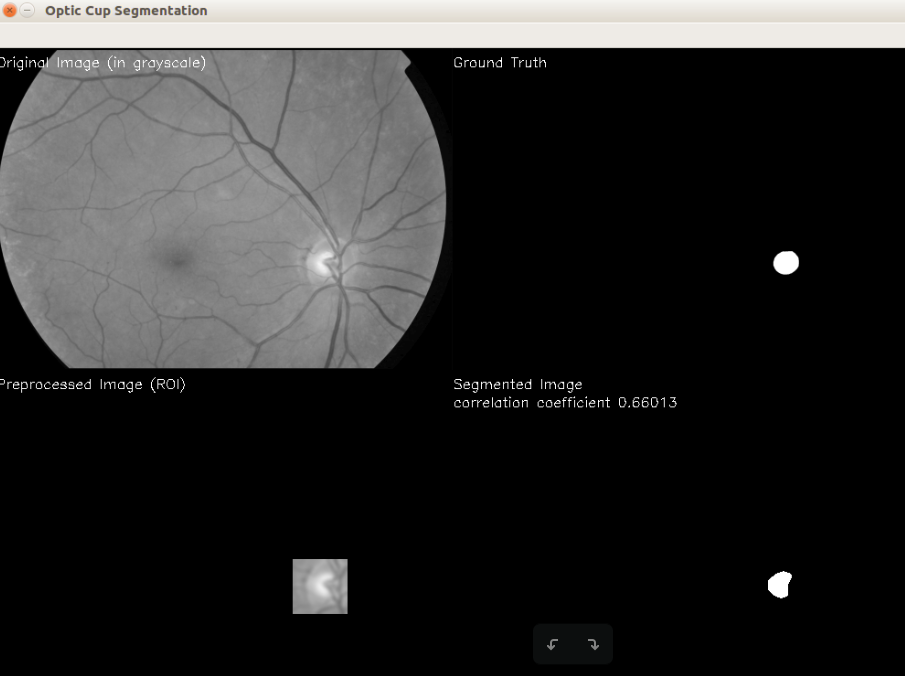
#> input picture opticcupsegmentation.png, 905 x 676 px
$ python segt.py opticcupsegmentation.png
#> lines starting #> are read from the running program, lines starting #| are printed output that depends on the picture
import cv2
import numpy as np
from matplotlib import pyplot as plt
import argparse
parser = argparse.ArgumentParser()
parser.add_argument("originalimg", help="input the original image file name",
                    type=str)
# parser.add_argument("groundtruth", help="input the ground truth image file name",
#                     type=str)
args = parser.parse_args()

if args.originalimg=='image1prime.tif':
    ground=cv2.imread('GT_cup_1.png',0).astype(np.float32)/255
elif args.originalimg=='image2prime.tif':
    ground=cv2.imread('GT_cup_2.png',0).astype(np.float32)/255
elif args.originalimg=='image3prime.tif':
    ground=cv2.imread('GT_cup_3.png',0).astype(np.float32)/255
elif args.originalimg=='image4prime.tif':
    ground=cv2.imread('GT_cup_4.png',0).astype(np.float32)/255
elif args.originalimg=='image5prime.tif':
    ground=cv2.imread('GT_cup_5.png',0).astype(np.float32)/255
elif args.originalimg=='image6prime.tif':
    ground=cv2.imread('GT_cup_6.png',0).astype(np.float32)/255
elif args.originalimg=='image7prime.tif':
    ground=cv2.imread('GT_cup_7.png',0).astype(np.float32)/255
elif args.originalimg=='image8prime.tif':
    ground=cv2.imread('GT_cup_8.png',0).astype(np.float32)/255
elif args.originalimg=='image9prime.tif':
    ground=cv2.imread('GT_cup_9.png',0).astype(np.float32)/255
elif args.originalimg=='image10prime.tif':
    ground=cv2.imread('GT_cup_10.png',0).astype(np.float32)/255
elif args.originalimg=='image11prime.tif':
    ground=cv2.imread('GT_cup_11.png',0).astype(np.float32)/255
elif args.originalimg=='image12prime.tif':
    ground=cv2.imread('GT_cup_12.png',0).astype(np.float32)/255
elif args.originalimg=='image13prime.tif':
    ground=cv2.imread('GT_cup_13.png',0).astype(np.float32)/255
elif args.originalimg=='image14prime.tif':
    ground=cv2.imread('GT_cup_14.png',0).astype(np.float32)/255
elif args.originalimg=='image15prime.tif':
    ground=cv2.imread('GT_cup_15.png',0).astype(np.float32)/255
elif args.originalimg=='image16prime.tif':
    ground=cv2.imread('GT_cup_16.png',0).astype(np.float32)/255
elif args.originalimg=='image17prime.tif':
    ground=cv2.imread('GT_cup_17.png',0).astype(np.float32)/255
elif args.originalimg=='image18prime.tif':
    ground=cv2.imread('GT_cup_18.png',0).astype(np.float32)/255
elif args.originalimg=='image19prime.tif':
    ground=cv2.imread('GT_cup_19.png',0).astype(np.float32)/255
elif args.originalimg=='image20prime.tif':
    ground=cv2.imread('GT_cup_20.png',0).astype(np.float32)/255
elif args.originalimg=='image21prime.tif':
    ground=cv2.imread('GT_cup_21.png',0).astype(np.float32)/255
elif args.originalimg=='image22prime.tif':
    ground=cv2.imread('GT_cup_22.png',0).astype(np.float32)/255
elif args.originalimg=='image23prime.tif':
    ground=cv2.imread('GT_cup_23.png',0).astype(np.float32)/255
elif args.originalimg=='image24prime.tif':
    ground=cv2.imread('GT_cup_24.png',0).astype(np.float32)/255
elif args.originalimg=='image25prime.tif':
    ground=cv2.imread('GT_cup_25.png',0).astype(np.float32)/255
elif args.originalimg=='image26prime.tif':
    ground=cv2.imread('GT_cup_26.png',0).astype(np.float32)/255
elif args.originalimg=='image27prime.tif':
    ground=cv2.imread('GT_cup_27.png',0).astype(np.float32)/255
elif args.originalimg=='image28prime.tif':
    ground=cv2.imread('GT_cup_28.png',0).astype(np.float32)/255
elif args.originalimg=='image29prime.tif':
    ground=cv2.imread('GT_cup_29.png',0).astype(np.float32)/255
elif args.originalimg=='image30prime.tif':
    ground=cv2.imread('GT_cup_30.png',0).astype(np.float32)/255
# [4 lines of commented-out code are left out]
image=cv2.imread(args.originalimg)
#> image is the input picture: shape (676, 905, 3); mean B, G, R 45.4, 45.9, 46.1
green=image[:,:,1]

# hist_green=plt.hist(green.ravel(),256,[0,256]); plt.show()

while True:
    try:
        #resize citra asli dan convert to grayscale-----------------
        r = 500.0 / green.shape[1]
#> r = 0.552
        dim = (500, int(green.shape[0] * r))
#> dim = (500, 373)
        greengray = cv2.resize(green, dim, interpolation = cv2.INTER_AREA)
        # greyimage=cv2.cvtColor(image, cv2.COLOR_BGR2GRAY)
        image = greengray.copy()
        imagedisp = image.copy().astype(np.float32)/255
        (minVal, maxVal, minLoc, maxLoc) = cv2.minMaxLoc(image)
#> minVal = 0; maxVal = 255; minLoc = (0, 28); maxLoc = (431, 140)
        # cv2.circle(image, maxLoc, 20, (255, 0, 0), 2)
        # print(maxLoc, end="\r")
        roi=image[maxLoc[1]-32:maxLoc[1]+32, maxLoc[0]-32:maxLoc[0]+32].copy()
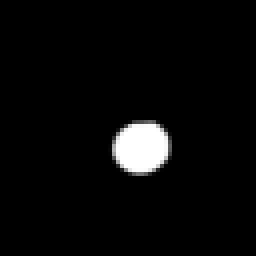
#> roi: shape (64, 64) (shown 4 times larger); min 0, max 255, mean 9
        # print(maxLoc[1]-5, end="\r")
        # image_en = cv2.equalizeHist(image)
#> (the run stopped early here; a loop or call above may not have finished)
